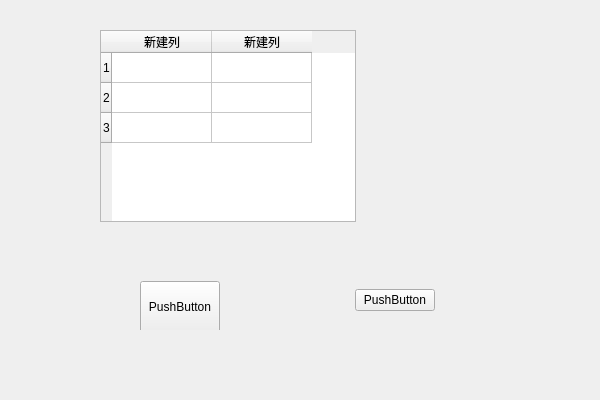
<?xml version="1.0" encoding="UTF-8"?>
<ui version="4.0">
 <class>QtTest2Class</class>
 <widget class="QWidget" name="QtTest2Class">
  <property name="geometry">
   <rect>
    <x>0</x>
    <y>0</y>
    <width>600</width>
    <height>400</height>
   </rect>
  </property>
  <property name="windowTitle">
   <string>QtTest2</string>
  </property>
  <property name="styleSheet">
   <string notr="true">QPushButton{min-height:50px}
#pushButton_2{max-height:20px;min-height:20px}</string>
  </property>
  <widget class="QWidget" name="layoutWidget">
   <property name="geometry">
    <rect>
     <x>0</x>
     <y>270</y>
     <width>575</width>
     <height>60</height>
    </rect>
   </property>
   <layout class="QHBoxLayout" name="horizontalLayout">
    <item>
     <spacer name="horizontalSpacer_3">
      <property name="orientation">
       <enum>Qt::Horizontal</enum>
      </property>
      <property name="sizeHint" stdset="0">
       <size>
        <width>133</width>
        <height>20</height>
       </size>
      </property>
     </spacer>
    </item>
    <item>
     <widget class="QPushButton" name="pushButton">
      <property name="text">
       <string>PushButton</string>
      </property>
     </widget>
    </item>
    <item>
     <spacer name="horizontalSpacer">
      <property name="orientation">
       <enum>Qt::Horizontal</enum>
      </property>
      <property name="sizeHint" stdset="0">
       <size>
        <width>133</width>
        <height>20</height>
       </size>
      </property>
     </spacer>
    </item>
    <item>
     <widget class="QPushButton" name="pushButton_2">
      <property name="text">
       <string>PushButton</string>
      </property>
     </widget>
    </item>
    <item>
     <spacer name="horizontalSpacer_2">
      <property name="orientation">
       <enum>Qt::Horizontal</enum>
      </property>
      <property name="sizeHint" stdset="0">
       <size>
        <width>133</width>
        <height>20</height>
       </size>
      </property>
     </spacer>
    </item>
   </layout>
  </widget>
  <widget class="QTableWidget" name="tableWidget">
   <property name="geometry">
    <rect>
     <x>100</x>
     <y>30</y>
     <width>256</width>
     <height>192</height>
    </rect>
   </property>
   <row>
    <property name="text">
     <string>1</string>
    </property>
   </row>
   <row>
    <property name="text">
     <string>2</string>
    </property>
   </row>
   <row>
    <property name="text">
     <string>3</string>
    </property>
   </row>
   <column>
    <property name="text">
     <string>新建列</string>
    </property>
   </column>
   <column>
    <property name="text">
     <string>新建列</string>
    </property>
   </column>
  </widget>
 </widget>
 <layoutdefault spacing="6" margin="11"/>
 <resources>
  <include location="QtTest2.qrc"/>
 </resources>
 <connections/>
</ui>
